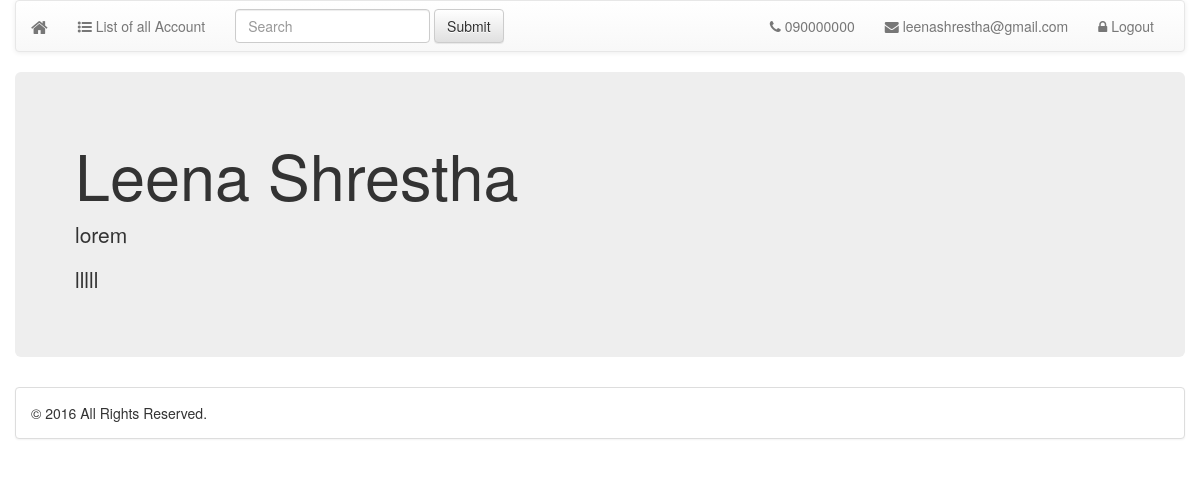
/index.php?id=5 (signed in), run on the app's committed database.
### tables this page shows
CREATE TABLE IF NOT EXISTS `info` (
`id` int(11) NOT NULL,
  `first_name` varchar(50) NOT NULL,
  `last_name` varchar(50) NOT NULL,
  `address` varchar(50) NOT NULL,
  `email` varchar(50) NOT NULL,
  `password` varchar(300) NOT NULL,
  `phone` varchar(50) NOT NULL,
  `bio` varchar(200) NOT NULL,
  `remarks` varchar(200) NOT NULL
);

### index.php (the view, shortened to what this page needs)
<?php
include 'include/dbConfig.php';
$id=1;
if (isset($_GET['id'])) {
  $id=$_GET['id'];
}
$sql= "SELECT * FROM info Where id=$id";
$row= mysqli_query($con,$sql);
$result=mysqli_fetch_assoc($row);
?>
<!DOCTYPE html>
<html>
<head>
<?php include 'include/header.php';?>
	</div>
	<div class="row">
		<div class="jumbotron">
  			 <h1><?=$result['first_name'].' '.$result['last_name']?>
        </h1>
  				<p><?=$result['bio']?></p>
          <p><?=$result['remarks']?></p>
		</div>
	</div>
<?php include 'include/footer.php';?>
</div>
</body>
</html>

### include/header.php (shortened to what this page needs)
  <link rel="stylesheet" href="https://maxcdn.bootstrapcdn.com/bootstrap/3.3.7/css/bootstrap.min.css">
<link rel="stylesheet" href="https://maxcdn.bootstrapcdn.com/bootstrap/3.3.7/css/bootstrap-theme.min.css">
<link rel="stylesheet" href="https://maxcdn.bootstrapcdn.com/font-awesome/4.7.0/css/font-awesome.min.css">
</head>
<body>
<div class="container">
  <div class="row">
<nav class="navbar navbar-default">
  <div class="container-fluid">
    <div class="navbar-header">
      <a class="navbar-brand" href="index.php" title="Home"><i class="fa fa-home"> </i></a>
    </div>
    <div class="collapse navbar-collapse" id="bs-example-navbar-collapse-1">
      <ul class="nav navbar-nav">
        <li><a href="list-account.php" title="List of all Account"><i class="fa fa-list-ul"></i> List of all Account</a></li>
      </ul>
      <form class="navbar-form navbar-left">
        <div class="form-group">
          <input type="text" class="form-control" placeholder="Search">
        </div>
        <button type="submit" class="btn btn-default">Submit</button>
      </form>
      <ul class="nav navbar-nav navbar-right">
        <li><a href="#"><i class="fa fa-phone"></i><?=" ".$result['phone']?></a></li>
        <li><a href="#"><i class="fa fa-envelope"></i><?=" ".$result['email']?></a></li>
        <li><a href="logout.php"><i class="fa fa-lock"></i> Logout</a></li>
      </ul>
    </div>
  </div>
</nav>

### data on the page
info: phone "090000000", email "leenashrestha@gmail.com", first_name "Leena", last_name "Shrestha", bio "lorem", remarks "lllll"
